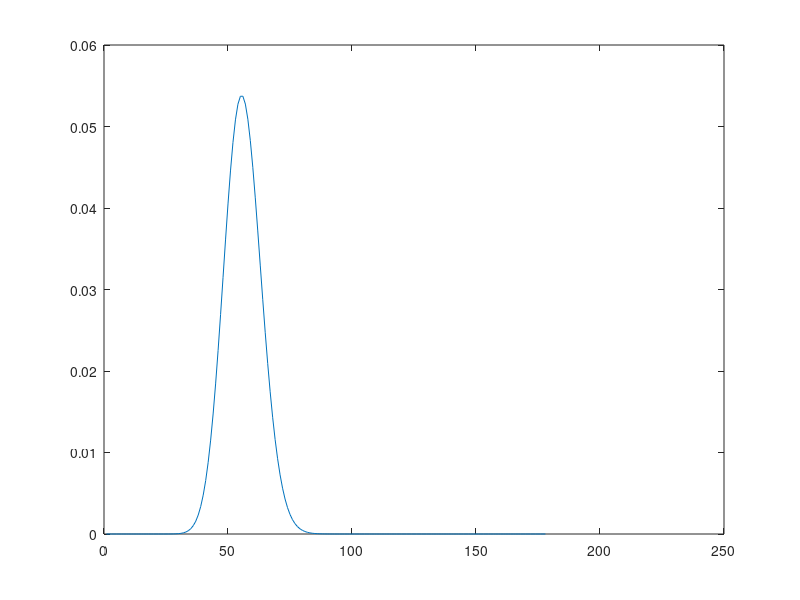

Recreate this plot in MATLAB. (Note: this script raises an error after producing the figure.)
%create a poisson process with a given step size and rate
clear all;
deltaT = 0.1;   %0.1mS
lambda = 550; %2.65e5 second axon in table 1 of smith/goldberg
numCounts = 200;    %number of counts to calculate for
numStart = 100;
numEnd = 300;

result = zeros(numCounts+1,1);
for i = 0:numCounts
    result(i+1) = (((lambda*deltaT)^i)*exp(-lambda*deltaT))/factorial(i);
end
plot(result);
figure
resultCDF = poissonDistributionArray(lambda, deltaT, .005);
plot(resultCDF, '-r');

